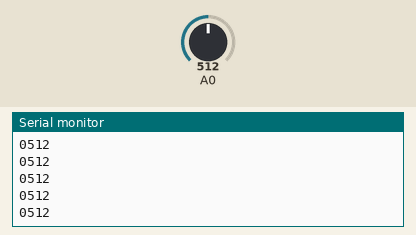
This sketch was run on a simulated Arduino Uno, built with avr-gcc and run on an emulated ATmega328P. Parts: the last lines printed to the serial monitor. Inputs (shaded band) come from the test bench; at power-on: A0 = 512.

Above: at 1.2 s.
1.3 s: A0 set to 716
At 1.9 s:
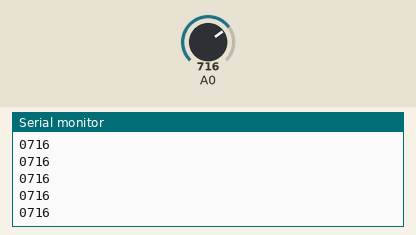
2.8 s: A0 set to 900
At 3.3 s:
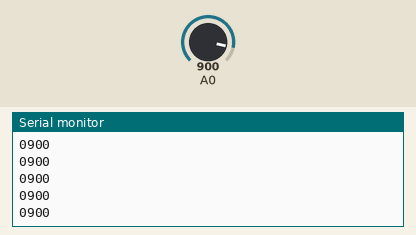
Timing chart, 0 to 5.8 s (numbered marks = the images above; inputs shaded):
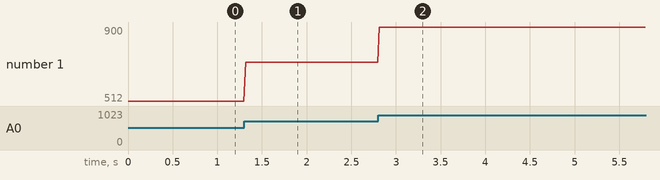

Measured:
- after the input at 1.3 s, the serial monitor: prints a new line at once (image 1)
- after the input at 2.8 s, the serial monitor: prints a new line at once (image 2)
- plotted number 1: 512 → 716 after the input at 1.3 s, 716 → 900 after the input at 2.8 s

The sketch:

Exemplo5_Analog.ino
```cpp
int analog0=0;
char buffer[5];
void setup()
{
   Serial.begin(9600);
}

void loop()
{
    analog0=analogRead(A0);
    sprintf(buffer, "%04d",analog0 );
    Serial.println(buffer);
    delay(20);
}
```
